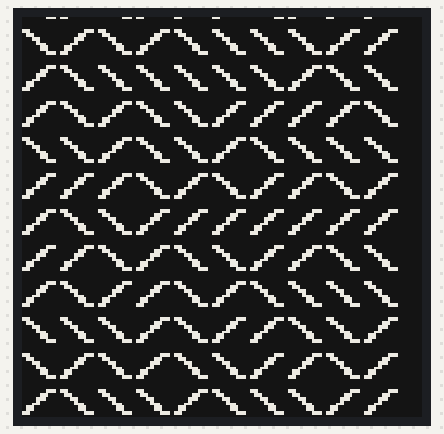
Bench run of a sketch on a simulated ESP32. Parts: 200×200 one-colour display. The local clock reads 2024-03-15 10:24:30 at power-on unless the sketch sets it; random numbers use the default seed unless the sketch sets one.

Above: at 2.8 s.
At 31.8 s:
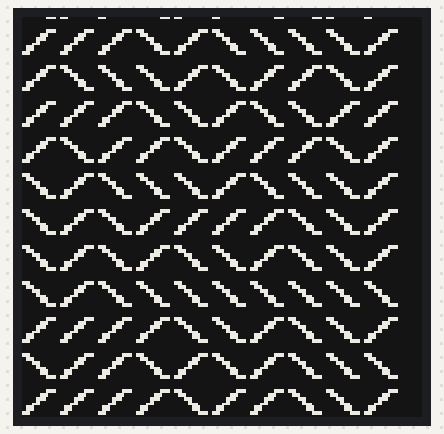
At 91.8 s:
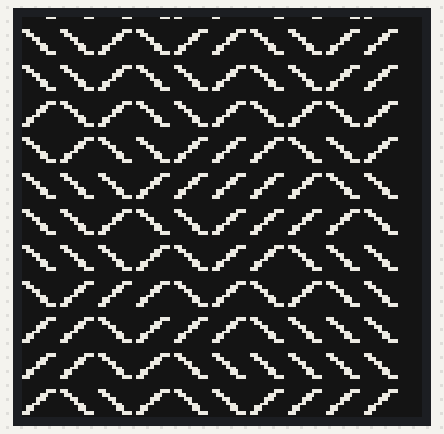

The sketch:

WatchyCommodoreMaze.ino
```cpp
#include "WatchyCommodoreMaze.h"
#include "settings.h"

WatchyCommodoreMaze watchy(settings);

void setup(){
  watchy.init();
}

void loop(){}
```

WatchyCommodoreMaze.cpp
```cpp
#include "WatchyCommodoreMaze.h"

const char* getRandWall() {
  return (rand() % 2) ? "/" : "\\";
}

void WatchyCommodoreMaze::drawWatchFace() {
  display.display(true);
  display.fillScreen(GxEPD_BLACK);
  display.setTextColor(GxEPD_WHITE);
  display.setFont(&C64_Pro_STYLE9pt7b);
  display.setCursor(0, 0);
  display.setTextWrap(false);
  srand(makeTime(currentTime));
  // int16_t x1, y1;
  // uint16_t w, h;
  for (int i=0; i < 12; i+=1) {
    for (int j=0; j < 10; j++) {
      display.print(getRandWall());
    }
    display.println();
  }
}
```

WatchyCommodoreMaze.h
```cpp
#ifndef WATCHY_COMMODOREMAZE_H
#define WATCHY_COMMODOREMAZE_H

#include <Watchy.h>
#include "C64_Pro_STYLE9pt7b.h"

class WatchyCommodoreMaze : public Watchy {
    using Watchy::Watchy;
    public:
        void drawWatchFace();
};

#endif
```

settings.h
```cpp
#ifndef SETTINGS_H
#define SETTINGS_H

//Weather Settings
#define CITY_ID "5128581" //New York City https://openweathermap.org/current#cityid
#define OPENWEATHERMAP_APIKEY "f058fe1cad2afe8e2ddc5d063a64cecb" //use your own API key :)
#define OPENWEATHERMAP_URL "http://api.openweathermap.org/data/2.5/weather?id=" //open weather api
#define TEMP_UNIT "metric" //metric = Celsius , imperial = Fahrenheit
#define TEMP_LANG "en"
#define WEATHER_UPDATE_INTERVAL 30 //must be greater than 5, measured in minutes
//NTP Settings
#define NTP_SERVER "pool.ntp.org"
#define GMT_OFFSET_SEC 3600 * -5 //New York is UTC -5 EST, -4 EDT, will be overwritten by weather data

watchySettings settings{
    .cityID = CITY_ID,
    .weatherAPIKey = OPENWEATHERMAP_APIKEY,
    .weatherURL = OPENWEATHERMAP_URL,
    .weatherUnit = TEMP_UNIT,
    .weatherLang = TEMP_LANG,
    .weatherUpdateInterval = WEATHER_UPDATE_INTERVAL,
    .ntpServer = NTP_SERVER,
    .gmtOffset = GMT_OFFSET_SEC,
};

#endif
```

Source omitted: o_STYLE9pt7b.h (data table, 17313 bytes)

Measured:
- what the display in image 0 shows lasts 29.0 s, from 2.8 s to 31.8 s
- what the display in image 1 shows lasts 60.0 s, from 31.8 s to 91.8 s
